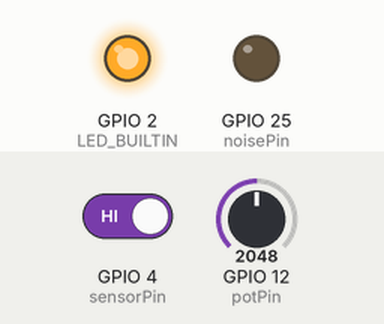
Simulated run of this sketch. Board: ESP32. Parts: output pins drawn as LEDs (lit = HIGH). Inputs (shaded band) come from the test bench; at power-on: GPIO 12 (potPin) = 2048, GPIO 4 (sensorPin) HIGH. Random numbers use the default seed unless the sketch sets one; what the sketch prints to the serial monitor is not drawn.

Above: at 1.25 s.
1.3 s: GPIO 12 (potPin) set to 0
At 1.8 s:
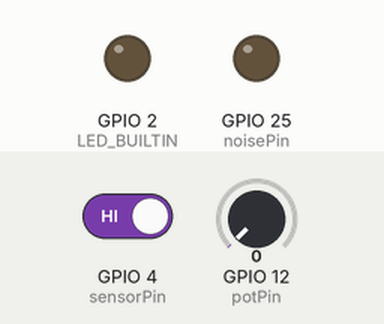
2.8 s: GPIO 12 (potPin) set to 64
4.3 s: GPIO 12 (potPin) set to 77
At 4.75 s:
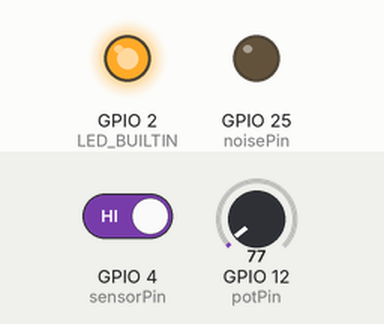
Timing chart, 0 to 7.3 s (numbered marks = the images above; inputs shaded):
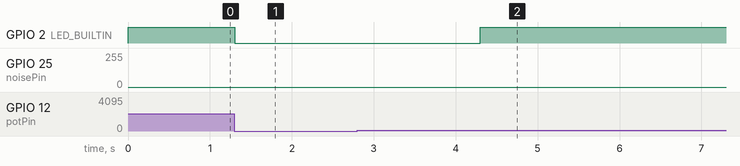

The sketch:

PlantSensor_Synth.ino
```cpp
/*
 * 2021.5.13
 * Kuan-Ju Wu
 * AD8232 Sensor
 * ESP32 Plant sensing and DAC output
 *
*/
#include <esp32-hal-dac.h>
#include <Arduino.h>

int sensorPin = 4;        //pin number to use the ADC
int threshold = 20;
int potPin = 12;

int noisePin = 25;

int newReading = 0;
int outputV = 0;
const int numReadings = 10;

int readings[numReadings];      // the readings from the analog input
int readIndex = 0;              // the index of the current reading
int total = 0;                  // the running total
int average = 0;                // the average


void setup() {

  Serial.begin(115200);
  pinMode(LED_BUILTIN, OUTPUT);
  pinMode(noisePin,OUTPUT);
  pinMode(potPin,INPUT);
  for (int thisReading = 0; thisReading < numReadings; thisReading++) {
    readings[thisReading] = 0;
  }  for (int thisReading = 0; thisReading < numReadings; thisReading++) {
    readings[thisReading] = 0;
  }
}

void loop() {
  threshold=analogRead(potPin);


  newReading = touchRead(sensorPin);

    // subtract the last reading:
  total = total - readings[readIndex];
  // read from the sensor:
  readings[readIndex] = newReading;
  // add the reading to the total:
  total = total + readings[readIndex];
  // advance to the next position in the array:
  readIndex = readIndex + 1;

  // if we're at the end of the array...
  if (readIndex >= numReadings) {
    // ...wrap around to the beginning:
    readIndex = 0;
  }

  // calculate the average:
  average = total / numReadings;
  // send it to the computer as ASCII digits

  if(average<threshold){
    digitalWrite(LED_BUILTIN,HIGH);
    outputV = random(255);

  }else{
    digitalWrite(LED_BUILTIN,LOW);
    outputV = 0;
  }

  dacWrite(noisePin,outputV);

  Serial.println(threshold);

  delay(1);

}


/* Perlin improved noise implementation for Arduino
   Fixed Point
   http://mrl.nyu.edu/~perlin/noise/INoise.java

   Changed the lookup tables with prerendered to store in Program memory.
   Otherwise Arduino has a memory shortage.

   copyleft kasperkamperman.com 15-12-2013


#include <avr/pgmspace.h>

// permutation array
PROGMEM prog_uchar p[] = {
   151,160,137,91,90,15,
   131,13,201,95,96,53,194,233,7,225,140,36,103,30,69,142,8,99,37,240,21,10,23,
   190, 6,148,247,120,234,75,0,26,197,62,94,252,219,203,117,35,11,32,57,177,33,
   88,237,149,56,87,174,20,125,136,171,168, 68,175,74,165,71,134,139,48,27,166,
   77,146,158,231,83,111,229,122,60,211,133,230,220,105,92,41,55,46,245,40,244,
   102,143,54, 65,25,63,161, 1,216,80,73,209,76,132,187,208, 89,18,169,200,196,
   135,130,116,188,159,86,164,100,109,198,173,186, 3,64,52,217,226,250,124,123,
   5,202,38,147,118,126,255,82,85,212,207,206,59,227,47,16,58,17,182,189,28,42,
   223,183,170,213,119,248,152, 2,44,154,163, 70,221,153,101,155,167, 43,172,9,
   129,22,39,253, 19,98,108,110,79,113,224,232,178,185, 112,104,218,246,97,228,
   251,34,242,193,238,210,144,12,191,179,162,241, 81,51,145,235,249,14,239,107,
   49,192,214, 31,181,199,106,157,184, 84,204,176,115,121,50,45,127, 4,150,254,
   138,236,205,93,222,114,67,29,24,72,243,141,128,195,78,66,215,61,156,180,
};

// array below generated with this code line in the INoise code.
// static { for (int i=0; i < 256 ; i++) fade[i] = (int)((1<<12)*f(i/256.)); }
PROGMEM prog_uint16_t fadeArray[] = {
0,    0,    0,    0,    0,    0,    0,    0,    1,    1,    2,    3,    3,    4,    6,    7,
9,    10,   12,   14,   17,   19,   22,   25,   29,   32,   36,   40,   45,   49,   54,   60,
65,   71,   77,   84,   91,   98,   105,  113,  121,  130,  139,  148,  158,  167,  178,  188,
199,  211,  222,  234,  247,  259,  273,  286,  300,  314,  329,  344,  359,  374,  390,  407,
424,  441,  458,  476,  494,  512,  531,  550,  570,  589,  609,  630,  651,  672,  693,  715,
737,  759,  782,  805,  828,  851,  875,  899,  923,  948,  973,  998,  1023, 1049, 1074, 1100,
1127, 1153, 1180, 1207, 1234, 1261, 1289, 1316, 1344, 1372, 1400, 1429, 1457, 1486, 1515, 1543,
1572, 1602, 1631, 1660, 1690, 1719, 1749, 1778, 1808, 1838, 1868, 1898, 1928, 1958, 1988, 2018,
2048, 2077, 2107, 2137, 2167, 2197, 2227, 2257, 2287, 2317, 2346, 2376, 2405, 2435, 2464, 2493,
2523, 2552, 2580, 2609, 2638, 2666, 2695, 2723, 2751, 2779, 2806, 2834, 2861, 2888, 2915, 2942,
2968, 2995, 3021, 3046, 3072, 3097, 3122, 3147, 3172, 3196, 3220, 3244, 3267, 3290, 3313, 3336,
3358, 3380, 3402, 3423, 3444, 3465, 3486, 3506, 3525, 3545, 3564, 3583, 3601, 3619, 3637, 3654,
3672, 3688, 3705, 3721, 3736, 3751, 3766, 3781, 3795, 3809, 3822, 3836, 3848, 3861, 3873, 3884,
3896, 3907, 3917, 3928, 3937, 3947, 3956, 3965, 3974, 3982, 3990, 3997, 4004, 4011, 4018, 4024,
4030, 4035, 4041, 4046, 4050, 4055, 4059, 4063, 4066, 4070, 4073, 4076, 4078, 4081, 4083, 4085,
4086, 4088, 4089, 4091, 4092, 4092, 4093, 4094, 4094, 4095, 4095, 4095, 4095, 4095, 4095, 4095,
};


const byte amountOfLights = 50;

int lightArray[amountOfLights];  // lightArray is in bytes just values in range of 0 - 255

unsigned long currentTime;     // for time measuring purposes
unsigned long passedTime;      // for time measuring purposes
unsigned long longestTime = 0; // for time measuring purposes

long perlinTimeInc = 1000L;// 1000;
long perlinXInc    = 1000L;
long perlinYInc    = 1000L;

unsigned long perlinTimePosition = 0;

void setup()
{   Serial.begin(57600);

    // while testing 200000 seems like a reasonable maximum
    // above that the precision gets less
    perlinTimePosition = 0; //200000;
}

void loop()
{
    currentTime = micros(); // store current time

    for(int i=0;i<amountOfLights;i++)
    {
      //float x = float(i)*perlinXInc; // input for x value in the renderNoise function
      long x = i*perlinXInc;

      //int val = inoise(x, 0, perlinTimePosition);
      int val = renderNoise(x, 0, perlinTimePosition);

      lightArray[i] = val;
    }

    // go a step further in time (input for y function in perlin noise)
    perlinTimePosition = perlinTimePosition + perlinTimeInc;

    // calculate the time the whole calculation took
    passedTime = micros()-currentTime;

    // because times will variate, remember the maximum time it took
    if(passedTime>longestTime) longestTime = passedTime;

    // print the time it took for the current calculation and the maximum time

    Serial.print("time:  ");
    Serial.print(passedTime);
    Serial.print(" max: ");
    Serial.println(longestTime);
    Serial.print("array: ");

    // print the array to see the result
    // I calculate back to float just for printing purposes
    // I this way so actually see a perlin effect

    for(int i=0;i<amountOfLights;i++)
    {
      int difference = lightArray[i];

      if(difference>127) Serial.print("*");
      else               Serial.print("-");
    }

    Serial.println();

    delay(50);
}

// returns a value between 0 - 255 for lights
int renderNoise(unsigned long x, unsigned long y, unsigned long z)
{ //return constrain(137 + inoise(x, y, z)>>9, 0, 255); // 127 + 10 zie Processing
  return 137 + (inoise(x, y, z)>>9);
  //return 137 + (inoise(x, y, z)/512);
}

#define P(x) pgm_read_byte_near(p + ((x)&255))

long inoise(unsigned long x, unsigned long y, unsigned long z)
{
      long X = x>>16 & 255, Y = y>>16 & 255, Z = z>>16 & 255, N = 1L<<16;
      x &= N-1; y &= N-1; z &= N-1;

      long u=fade(x),v=fade(y),w=fade(z), A=P(X)+Y, AA=P(A)+Z, AB=P(A+1)+Z, B=P(X+1)+Y, BA=P(B)+Z, BB=P(B+1)+Z;

      return lerp(w, lerp(v, lerp(u, grad(P(AA), x   , y   , z   ),
                                     grad(P(BA), x-N , y   , z   )),
                             lerp(u, grad(P(AB), x   , y-N , z   ),
                                     grad(P(BB), x-N , y-N , z   ))),
                     lerp(v, lerp(u, grad(P(AA+1), x   , y   , z-N ),
                                     grad(P(BA+1), x-N , y   , z-N )),
                             lerp(u, grad(P(AB+1), x   , y-N , z-N ),
                                     grad(P(BB+1), x-N , y-N , z-N ))));
}

long lerp(long t, long a, long b) { return a + (t * (b - a) >> 12); }

long grad(long hash, long x, long y, long z)
{ long h = hash&15, u = h<8?x:y, v = h<4?y:h==12||h==14?x:z;
  return ((h&1) == 0 ? u : -u) + ((h&2) == 0 ? v : -v);
}

#define F(x) pgm_read_word_near(fadeArray + (x))

long fade(long t)
{
  long t0 = F(t >> 8), t1 = F(min(255, (t >> 8) + 1));
  return t0 + ( (t & 255) * (t1 - t0) >> 8 );
}

*/
```

Measured:
- the behaviour switches between 70 and 71 on GPIO 12 (potPin) (found by bisection; images 1 and 2)
- after the input at 1.3 s, GPIO 2 (LED_BUILTIN): HIGH → LOW at once
- after the input at 4.3 s, GPIO 2 (LED_BUILTIN): LOW → HIGH at once
